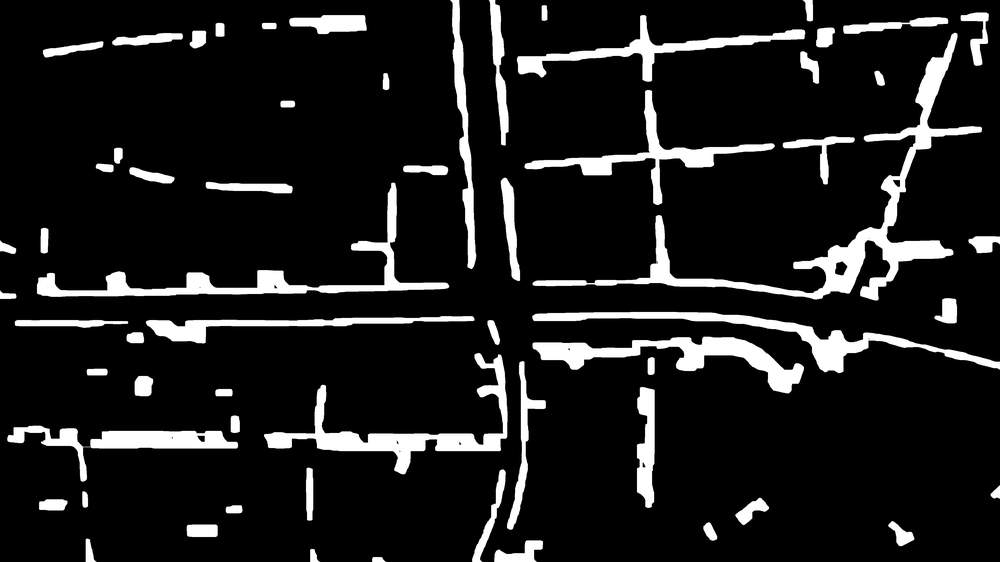
#> input picture mask_closed.png, 1000 x 562 px, shrunk from 3840 x 2160 before the run, found by its file name
$ python zones2.py
#> lines starting #> are read from the running program, lines starting #| are printed output that depends on the picture
import cv2
import numpy as np
from sklearn.cluster import KMeans
import matplotlib.pyplot as plt
import os

"""
Segments a binary parking mask into K spatial clusters using K-Means.

It loads a binary image, extracts the (x, y) coordinates of all white pixels, and runs K-Means for K in
[K_MIN, K_MAX]. For each K, pixels are colored by their assigned cluster and the resulting cluster map is
saved as an image in OUT_DIR.
"""

# -------- CONFIG ---------
IMG_PATH = r"C:/Users/makss/Git/Galatsi-Semester-Project/mask_closed.png"   # your binary image
K_MIN = 2                      # minimum number of clusters
K_MAX = 10                     # maximum number of clusters
OUT_DIR = r"C:/Users/makss/Git/Galatsi-Semester-Project/Results/parking_detection/zones2/test2/"
# --------------------------

def main():
    # Create output folder
    os.makedirs(OUT_DIR, exist_ok=True)

    # 1) Load binary mask
    img = cv2.imread(IMG_PATH, cv2.IMREAD_GRAYSCALE)
#> img is the input picture: shape (562, 1000); min 0, max 255, mean 28.7
    if img is None:
        raise FileNotFoundError(f"Cannot read {IMG_PATH}")

    h, w = img.shape
#> h = 562; w = 1000

    # 2) Extract (x,y) of white pixels
    ys, xs = np.where(img > 0)
    points = np.column_stack((xs, ys))
#> points = 86859 pairs, first value 0 to 999, second value 0 to 561
    print("Foreground pixels:", len(points))
#| Foreground pixels: 86859

    # 3) Loop through cluster counts
    for k in range(K_MIN, K_MAX + 1):
        print(f"\nClustering with K = {k} ...")

        km = KMeans(n_clusters=k, random_state=0, n_init=10)
        labels = km.fit_predict(points)

        # Create colored image
        out_img = np.zeros((h, w, 3), dtype=np.uint8)
        rng = np.random.default_rng(42)
        colors = rng.integers(0, 255, size=(k, 3), dtype=np.uint8)

        for (x, y), lab in zip(points, labels):
            out_img[y, x] = colors[lab]

        # Save image
        save_path = os.path.join(OUT_DIR, f"clusters_K{k}.png")
        cv2.imwrite(save_path, out_img)
        print("Saved:", save_path)
#> this loop made 9 passes
#> pass 1, in main, `cv2.imwrite(save_path, out_img)`:
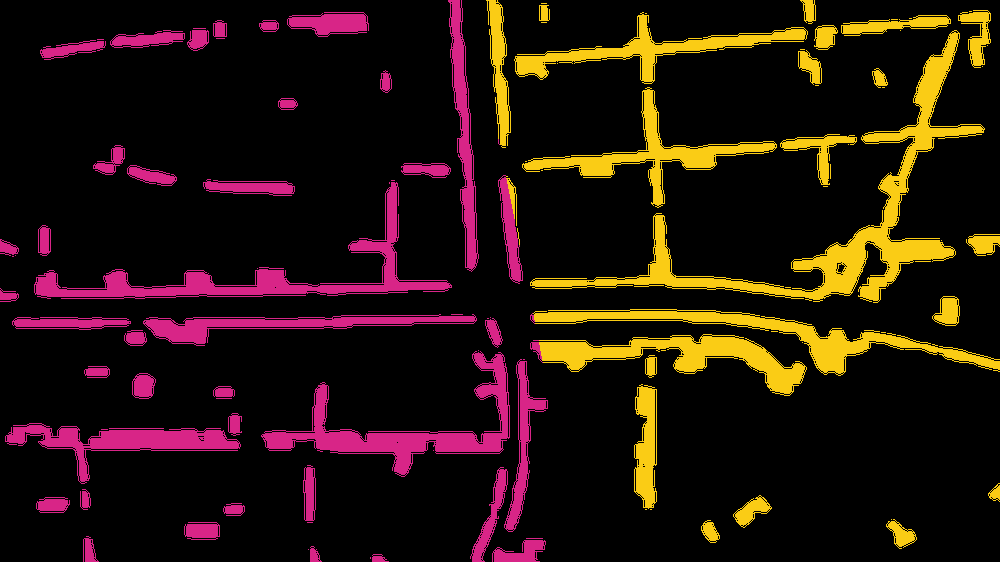
#> saved as clusters_K2.png: shape (562, 1000, 3); mean B, G, R 11.7, 19.1, 36.1
#> pass 2, in main, `cv2.imwrite(save_path, out_img)`:
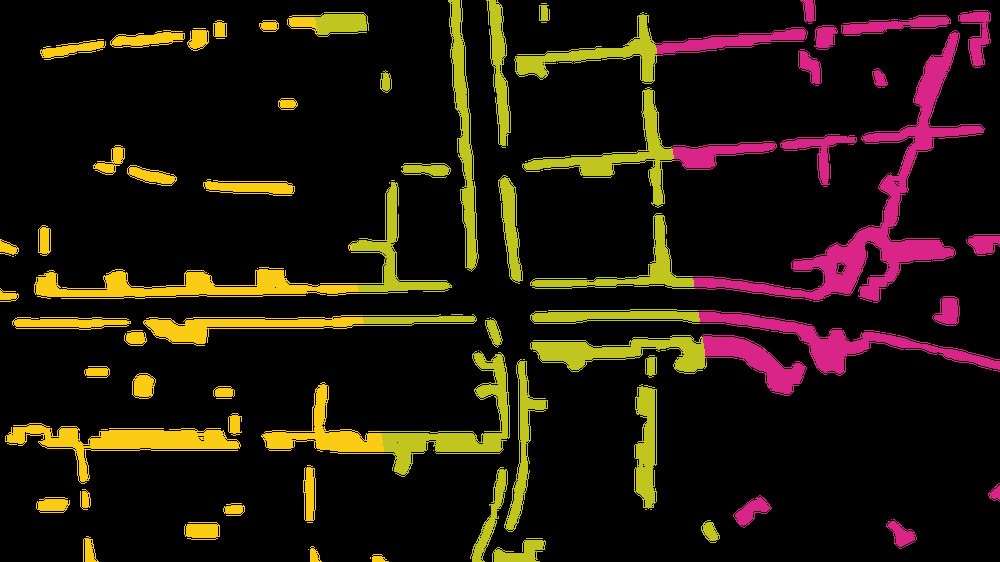
#> saved as clusters_K3.png: shape (562, 1000, 3); mean B, G, R 9.5, 23, 33.4
#> after the loop:
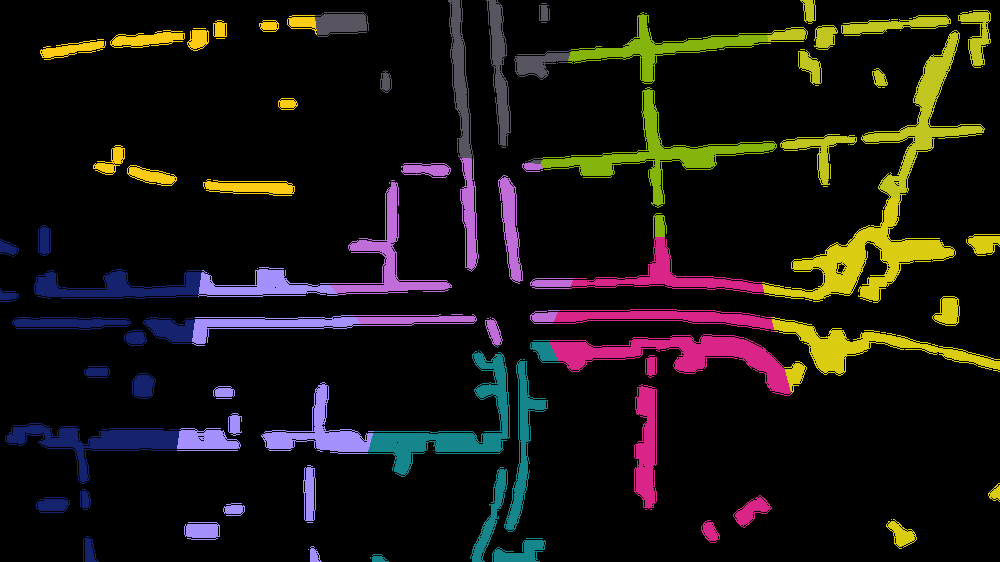
#> out_img: shape (562, 1000, 3); mean of channels 0, 1, 2 16.5, 19.7, 23.3; drawn as B, G, R

    print("\nFinished!")

if __name__ == "__main__":
    main()
